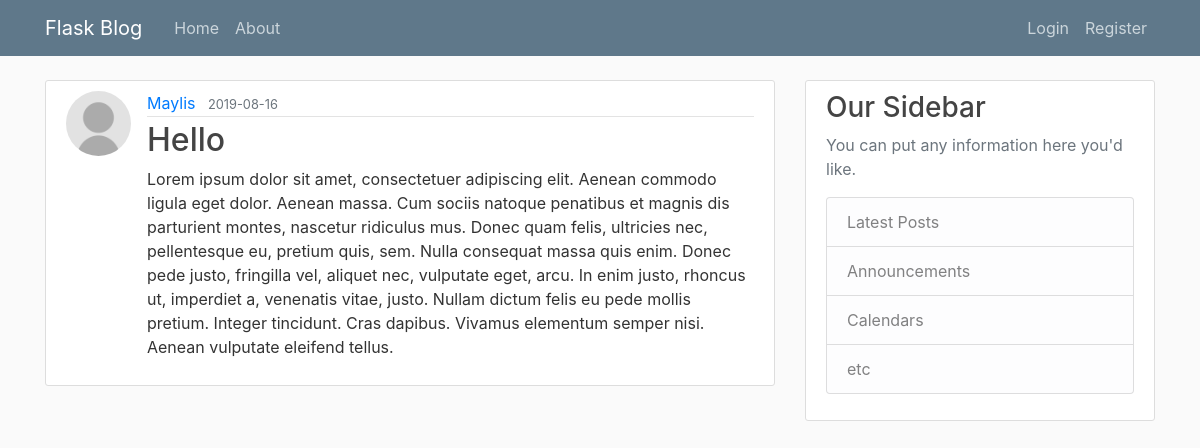
The page /posts/2 on the database its author committed.
### blogapp/models.py (models this page shows, shortened)
class User(db.Model, UserMixin):
    id = db.Column(db.Integer, primary_key=True)
    username = db.Column(db.String(18), unique=True, nullable=False)
    email = db.Column(db.String(50), unique=True, nullable=False)
    image_file = db.Column(db.String(20), nullable=False, default="default.jpg")
    password = db.Column(db.String(60), nullable=False)
    posts = db.relationship("Post", backref="author", lazy=True)

class Post(db.Model):
    id = db.Column(db.Integer, primary_key=True)
    title = db.Column(db.String(100), nullable=False)
    date_posted = db.Column(db.DateTime, nullable=False, default=datetime.utcnow)
    content = db.Column(db.Text, nullable=False)
    user_id = db.Column(db.Integer, db.ForeignKey("user.id"), nullable=False)

### blogapp/posts/routes.py (the view)
@posts.route("/posts/<post_id>")
def post(post_id):
    post = Post.query.get_or_404(post_id)
    return render_template("post.html", title=post.title, post=post, legend="New Post")

### blogapp/templates/post.html (shortened to what this page needs)
{% extends "layout.html" %}
{% block content %}
    <article class="media content-section">
        <img class="rounded-circle article-img" src="{{ url_for('static', filename='profile_pics/'+ post.author.image_file) }}">
        <div class="media-body">
            <div class="article-metadata">
                <a class="mr-2" href="{{ url_for('users.user_posts', username=post.author.username) }}">{{ post.author.username }}</a>
                <small class="text-muted">{{ post.date_posted.strftime("%Y-%m-%d") }}</small>
            </div>
            <h2 class="article-title">{{ post.title }}</h2>
            <p class="article-content">{{ post.content }}</p>
        </div>
    </article>
{% endblock content %}

### blogapp/static/main.css (style rules this page uses)
body { background: #fafafa; color: #333333; margin-top: 5rem; }
h1, h2, h3, h4, h5, h6 { color: #444444; }
.content-section { background: #ffffff; padding: 10px 20px; border: 1px solid #dddddd; border-radius: 3px; margin-bottom: 20px; }
.article-title { color: #444444; }
.article-content { white-space: pre-line; }
.article-img { height: 65px; width: 65px; margin-right: 16px; }
.article-metadata { padding-bottom: 1px; margin-bottom: 4px; border-bottom: 1px solid #e3e3e3 }

### rows shown on the page
User: image_file (placeholder picture), author.username "Maylis"
Post: date_posted "2019-08-16", title "Hello", content "Lorem ipsum dolor sit amet, consectetuer adipiscing elit. Aenean commodo ligula eget dolor. Aenean massa. Cum sociis natoque penatibus et magnis dis parturient montes, nascetur ridiculus mus. Donec quam felis, ultricies nec, pellentesque eu, pretium quis, sem. Nulla consequat massa quis enim. Donec pede justo, fringilla vel, aliquet nec, vulputate eget, arcu. In enim justo, rhoncus ut, imperdiet a, venenatis vitae, justo. Nullam dictum felis eu pede mollis pretium. Integer tincidunt. Cras dapibus. Vivamus elementum semper nisi. Aenean vulputate eleifend tellus."
